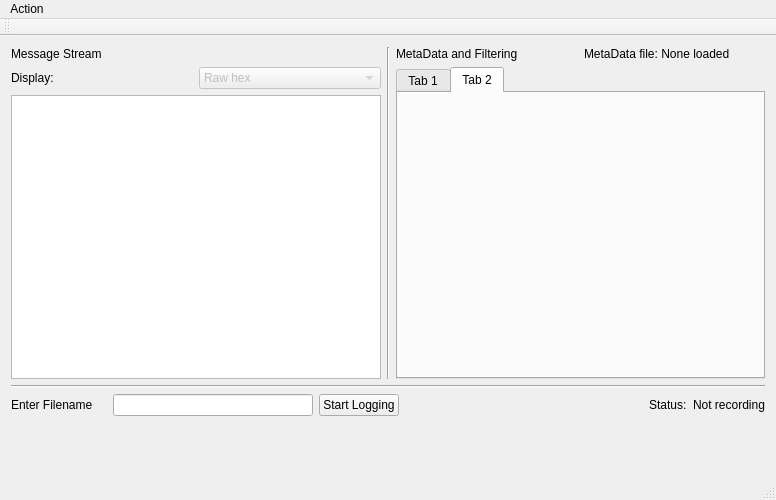
<?xml version="1.0" encoding="UTF-8"?>
<ui version="4.0">
 <class>CANaconda_MainWindow</class>
 <widget class="QMainWindow" name="CANaconda_MainWindow">
  <property name="geometry">
   <rect>
    <x>0</x>
    <y>0</y>
    <width>776</width>
    <height>500</height>
   </rect>
  </property>
  <property name="windowTitle">
   <string>CANaconda_MainWindow</string>
  </property>
  <widget class="QWidget" name="centralWidget">
   <layout class="QGridLayout" name="gridLayout">
    <item row="0" column="0">
     <layout class="QHBoxLayout" name="horizontalLayout_5">
      <item>
       <layout class="QVBoxLayout" name="verticalLayout">
        <item>
         <widget class="QLabel" name="label_2">
          <property name="text">
           <string>Message Stream</string>
          </property>
         </widget>
        </item>
        <item>
         <layout class="QHBoxLayout" name="horizontalLayout_3">
          <item>
           <widget class="QLabel" name="label_6">
            <property name="text">
             <string>Display:</string>
            </property>
           </widget>
          </item>
          <item>
           <widget class="QComboBox" name="displayCombo">
            <property name="enabled">
             <bool>false</bool>
            </property>
            <item>
             <property name="text">
              <string>Raw hex</string>
             </property>
            </item>
            <item>
             <property name="text">
              <string>Decoded</string>
             </property>
            </item>
            <item>
             <property name="text">
              <string>CSV</string>
             </property>
            </item>
           </widget>
          </item>
         </layout>
        </item>
        <item>
         <widget class="QTextBrowser" name="textBrowser"/>
        </item>
       </layout>
      </item>
      <item>
       <widget class="Line" name="line_2">
        <property name="orientation">
         <enum>Qt::Vertical</enum>
        </property>
       </widget>
      </item>
      <item>
       <layout class="QVBoxLayout" name="verticalLayout_2">
        <item>
         <layout class="QHBoxLayout" name="horizontalLayout_4">
          <item>
           <widget class="QLabel" name="label">
            <property name="text">
             <string>MetaData and Filtering</string>
            </property>
           </widget>
          </item>
          <item>
           <widget class="QLabel" name="fileNameLabel">
            <property name="text">
             <string>MetaData file: &lt;font color=grey&gt;&lt;i&gt;   None loaded&lt;/&gt;&lt;/font&gt;    </string>
            </property>
           </widget>
          </item>
         </layout>
        </item>
        <item>
         <widget class="QTabWidget" name="tabWidget">
          <property name="currentIndex">
           <number>1</number>
          </property>
          <widget class="QWidget" name="tab">
           <attribute name="title">
            <string>Tab 1</string>
           </attribute>
          </widget>
          <widget class="QWidget" name="filterTab">
           <attribute name="title">
            <string>Tab 2</string>
           </attribute>
          </widget>
         </widget>
        </item>
       </layout>
      </item>
     </layout>
    </item>
    <item row="2" column="0">
     <layout class="QHBoxLayout" name="horizontalLayout_2">
      <item>
       <widget class="QLabel" name="label_3">
        <property name="text">
         <string>Enter Filename</string>
        </property>
       </widget>
      </item>
      <item>
       <spacer name="horizontalSpacer_2">
        <property name="orientation">
         <enum>Qt::Horizontal</enum>
        </property>
        <property name="sizeType">
         <enum>QSizePolicy::Maximum</enum>
        </property>
        <property name="sizeHint" stdset="0">
         <size>
          <width>14</width>
          <height>20</height>
         </size>
        </property>
       </spacer>
      </item>
      <item>
       <widget class="QLineEdit" name="lineEdit">
        <property name="sizePolicy">
         <sizepolicy hsizetype="Preferred" vsizetype="Fixed">
          <horstretch>0</horstretch>
          <verstretch>0</verstretch>
         </sizepolicy>
        </property>
        <property name="minimumSize">
         <size>
          <width>200</width>
          <height>0</height>
         </size>
        </property>
        <property name="baseSize">
         <size>
          <width>0</width>
          <height>0</height>
         </size>
        </property>
       </widget>
      </item>
      <item>
       <widget class="QPushButton" name="pushButton">
        <property name="text">
         <string>Start Logging</string>
        </property>
       </widget>
      </item>
      <item>
       <spacer name="horizontalSpacer">
        <property name="orientation">
         <enum>Qt::Horizontal</enum>
        </property>
        <property name="sizeType">
         <enum>QSizePolicy::MinimumExpanding</enum>
        </property>
        <property name="sizeHint" stdset="0">
         <size>
          <width>75</width>
          <height>20</height>
         </size>
        </property>
       </spacer>
      </item>
      <item>
       <widget class="QLabel" name="label_4">
        <property name="text">
         <string>Status:</string>
        </property>
       </widget>
      </item>
      <item>
       <widget class="QLabel" name="label_5">
        <property name="text">
         <string>Not recording</string>
        </property>
       </widget>
      </item>
     </layout>
    </item>
    <item row="1" column="0">
     <widget class="Line" name="line">
      <property name="orientation">
       <enum>Qt::Horizontal</enum>
      </property>
     </widget>
    </item>
    <item row="4" column="0">
     <widget class="QWidget" name="widget" native="true">
      <property name="minimumSize">
       <size>
        <width>0</width>
        <height>39</height>
       </size>
      </property>
      <property name="baseSize">
       <size>
        <width>0</width>
        <height>15</height>
       </size>
      </property>
     </widget>
    </item>
    <item row="3" column="0">
     <widget class="Line" name="line_3">
      <property name="orientation">
       <enum>Qt::Vertical</enum>
      </property>
     </widget>
    </item>
   </layout>
  </widget>
  <widget class="QMenuBar" name="menuBar">
   <property name="geometry">
    <rect>
     <x>0</x>
     <y>0</y>
     <width>776</width>
     <height>27</height>
    </rect>
   </property>
   <widget class="QMenu" name="menuAction">
    <property name="title">
     <string>Action</string>
    </property>
    <addaction name="actionLoad_Filters_From_File"/>
    <addaction name="actionChoose_Port"/>
    <addaction name="actionChange_CanBaud"/>
   </widget>
   <addaction name="menuAction"/>
  </widget>
  <widget class="QToolBar" name="mainToolBar">
   <attribute name="toolBarArea">
    <enum>TopToolBarArea</enum>
   </attribute>
   <attribute name="toolBarBreak">
    <bool>false</bool>
   </attribute>
  </widget>
  <widget class="QStatusBar" name="statusBar"/>
  <action name="actionLoad_Filters_From_File">
   <property name="text">
    <string>Load Filters From File</string>
   </property>
  </action>
  <action name="actionChoose_Port">
   <property name="checkable">
    <bool>true</bool>
   </property>
   <property name="text">
    <string>Choose Port</string>
   </property>
  </action>
  <action name="actionChange_CanBaud">
   <property name="text">
    <string>Change CanBaud</string>
   </property>
  </action>
 </widget>
 <layoutdefault spacing="6" margin="11"/>
 <resources/>
 <connections/>
</ui>
